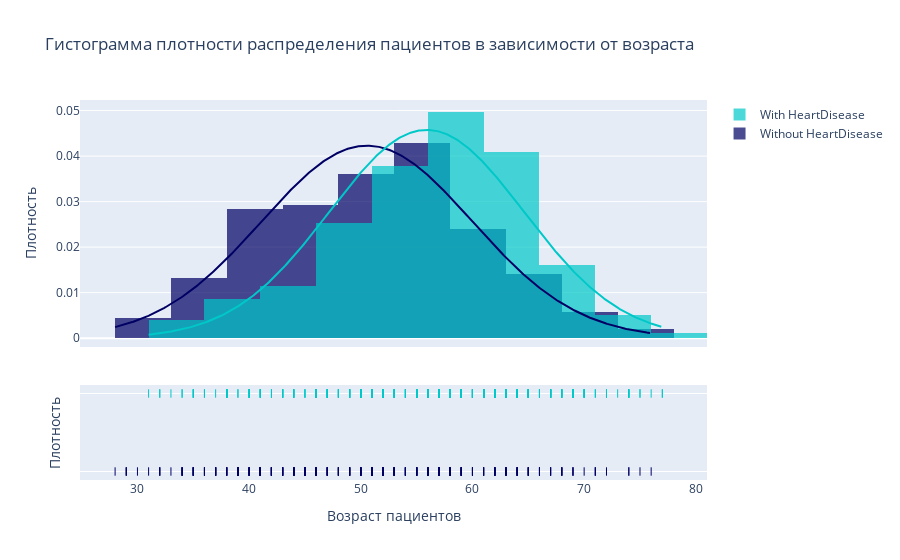

Source (notebook cell):
### Code cell
fig_age = ff.create_distplot(
    [data_initial.loc[data_initial['HeartDisease']==0]['Age'],data_initial.loc[data_initial['HeartDisease']==1]['Age']], 
    group_labels=['Without HeartDisease', 'With HeartDisease'],
    bin_size=5,
    curve_type='normal',
    colors = ['rgb(0, 0, 100)', 'rgb(0, 200, 200)']
)

fig_age.update_xaxes(title_text='Возраст пациентов')
fig_age.update_yaxes(title_text='Плотность')
fig_age.update_layout(title_text='Гистограмма плотности распределения пациентов в зависимости от возраста')

fig_age.show()

### Figure 1 — Plotly figure (JSON) as saved in the notebook; plotly's stock layout.template omitted (floating-point values rounded to 4 significant figures; data arrays with more than 128 entries replaced by an {"elided": "..."} marker saying what was removed)
{"data": [{"autobinx": false, "histnorm": "probability density", "legendgroup": "Without HeartDisease", "marker": {"color": "rgb(0, 0, 100)"}, "name": "Without HeartDisease", "opacity": 0.7, "type": "histogram", "x": {"elided": "410 int values"}, "xaxis": "x", "xbins": {"end": 76, "size": 5, "start": 28}, "yaxis": "y"}, {"autobinx": false, "histnorm": "probability density", "legendgroup": "With HeartDisease", "marker": {"color": "rgb(0, 200, 200)"}, "name": "With HeartDisease", "opacity": 0.7, "type": "histogram", "x": {"elided": "508 int values"}, "xaxis": "x", "xbins": {"end": 77, "size": 5, "start": 31}, "yaxis": "y"}, {"legendgroup": "Without HeartDisease", "marker": {"color": "rgb(0, 0, 100)"}, "mode": "lines", "name": "Without HeartDisease", "showlegend": false, "type": "scatter", "x": {"elided": "500 float values"}, "xaxis": "x", "y": {"elided": "500 float values"}, "yaxis": "y"}, {"legendgroup": "With HeartDisease", "marker": {"color": "rgb(0, 200, 200)"}, "mode": "lines", "name": "With HeartDisease", "showlegend": false, "type": "scatter", "x": {"elided": "500 float values"}, "xaxis": "x", "y": {"elided": "500 float values"}, "yaxis": "y"}, {"legendgroup": "Without HeartDisease", "marker": {"color": "rgb(0, 0, 100)", "symbol": "line-ns-open"}, "mode": "markers", "name": "Without HeartDisease", "showlegend": false, "type": "scatter", "x": {"elided": "410 int values"}, "xaxis": "x", "y": {"elided": "410 str values"}, "yaxis": "y2"}, {"legendgroup": "With HeartDisease", "marker": {"color": "rgb(0, 200, 200)", "symbol": "line-ns-open"}, "mode": "markers", "name": "With HeartDisease", "showlegend": false, "type": "scatter", "x": {"elided": "508 int values"}, "xaxis": "x", "y": {"elided": "508 str values"}, "yaxis": "y2"}], "layout": {"barmode": "overlay", "hovermode": "closest", "legend": {"traceorder": "reversed"}, "title": {"text": "Гистограмма плотности распределения пациентов в зависимости от возраста"}, "xaxis": {"anchor": "y2", "domain": [0, 1], "title": {"text": "Возраст пациентов"}, "zeroline": false}, "yaxis": {"anchor": "free", "domain": [0.35, 1], "position": 0, "title": {"text": "Плотность"}}, "yaxis2": {"anchor": "x", "domain": [0, 0.25], "dtick": 1, "showticklabels": false, "title": {"text": "Плотность"}}}}
